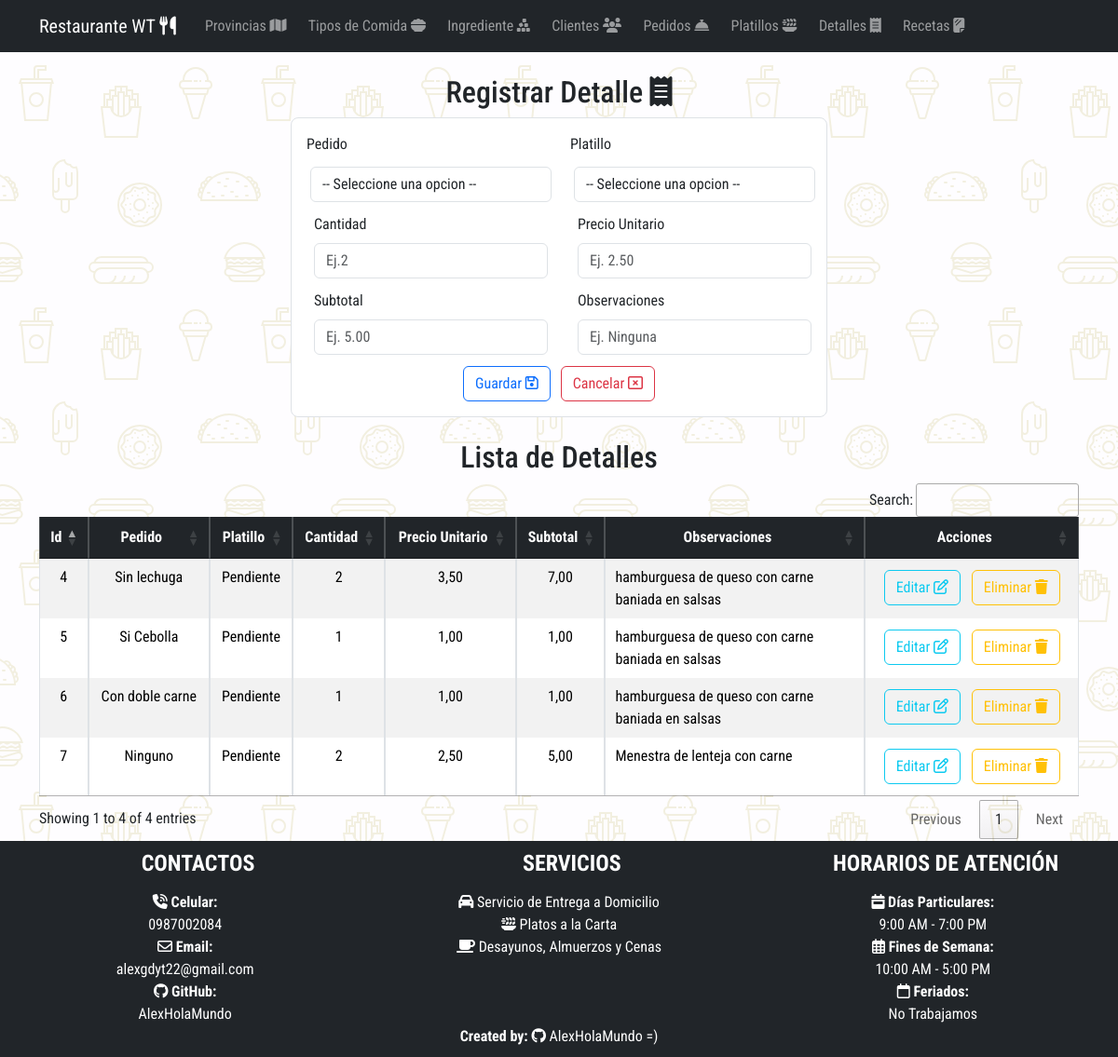
Page /listaDetalle/ on the earlier database version.
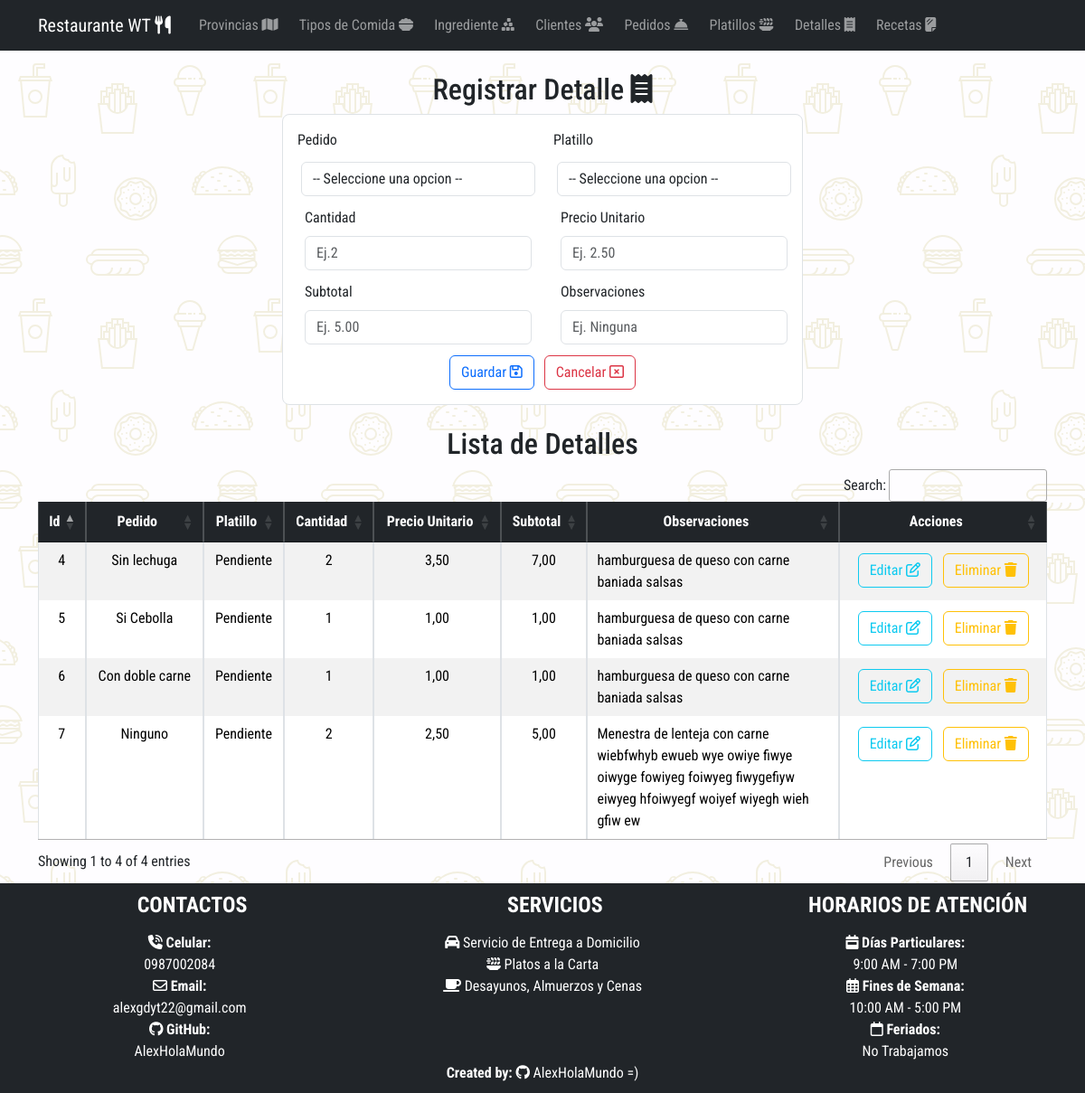
Same page on the later database version.
### Aplicaciones/RestauranteWT/models.py (models this page shows, shortened)
class Detalle(models.Model):
    idDetalle_wt = models.AutoField(primary_key=True)
    cantidad_wt = models.IntegerField()
    precio_unitario_wt = models.DecimalField(max_digits=8, decimal_places=2)
    subtotal_wt = models.DecimalField(max_digits=8, decimal_places=2)
    observaciones_wt = models.CharField(max_length=50)
    pedido_wt = models.ForeignKey(Pedido, null=True, blank=True, on_delete=models.CASCADE)
    platillo_wt = models.ForeignKey(Platillo, null=True, blank=True, on_delete=models.CASCADE)

class Platillo (models.Model):
    idPlatillo_wt = models.AutoField(primary_key=True)
    nombre_wt = models.CharField(max_length=200)
    descripcion_wt = models.CharField(max_length=110)
    aderezos_wt = models.CharField(max_length=50)
    imagen_wt = models.FileField(upload_to='platillos', null=True, blank=True)
    tipo_wt = models.ForeignKey(Tipo , null=True, blank=True, on_delete=models.CASCADE)

class Pedido(models.Model):
    idPedido_wt = models.AutoField(primary_key=True)
    fechaPedido_wt = models.DateField()
    total_wt = models.DecimalField(max_digits=8, decimal_places=2)
    estado_wt = models.CharField(max_length=20)
    metodo_pago_wt = models.CharField(max_length=30)
    cliente_wt = models.ForeignKey(Cliente, null=True, blank=True, on_delete=models.CASCADE)

### Aplicaciones/RestauranteWT/views.py (the view)
# urls.py: path('listaDetalle/', views.listaDetalle),
def listaDetalle(request):
    detalleBdd=Detalle.objects.all()
    pedidoBdd=Pedido.objects.all()
    platilloBdd=Platillo.objects.all()
    return render(request, 'listaDetalle.html', {'detalles':detalleBdd, 'pedidos':pedidoBdd, 'platillos':platilloBdd})

### Aplicaciones/RestauranteWT/templates/listaDetalle.html (shortened to what the changed rows need)
{% extends "plantilla.html" %} {% block contenido %} {%load static %}
<div class="container w-50 mt-4 mb-4">
  <h2 class="text-center">
    Registrar Detalle <i class="fa-solid fa-receipt"></i>
  </h2>
</div>
<center class="mt-4 mb-4">
  <div class="container table-responsive">
    <h2 class="text-center">Lista de Detalles</h2>
    <table
      class="table table-striped table-bordered table-hover"
      id="tbDetalle"
    >
      <thead>
        <tr class="table-dark">
          <th class="text-center" scope="col">Id</th>
          <th class="text-center" scope="col">Pedido</th>
          <th class="text-center" scope="col">Platillo</th>
          <th class="text-center" scope="col">Cantidad</th>
          <th class="text-center" scope="col">Precio Unitario</th>
          <th class="text-center" scope="col">Subtotal</th>
          <th class="text-center w-25" scope="col">Observaciones</th>
          <th class="text-center" scope="col">Acciones</th>
        </tr>
      </thead>
      <tbody>
        {% for detalle in detalles %}
        <tr>
          <td class="text-center">{{detalle.idDetalle_wt}}</td>
          <td class="text-center">{{detalle.observaciones_wt}}</td>
          <td class="text-center">{{detalle.pedido_wt.estado_wt}}</td>
          <td class="text-center">{{detalle.cantidad_wt}}</td>
          <td class="text-center">{{detalle.precio_unitario_wt}}</td>
          <td class="text-center">{{detalle.subtotal_wt}}</td>
          <td class="text-justify w-25">
            {{detalle.platillo_wt.descripcion_wt}}
          </td>
          <td class="text-center">
            <a
              href="/editarDetalle/{{detalle.idDetalle_wt}}"
              class="btn btn-outline-info m-1"
              >Editar <i class="fa-regular fa-pen-to-square"></i
            ></a>
            <a
              href="javascript:void(0);"
              type="button"
              class="btn btn-outline-warning m-1"
              onclick="eliminarDetalle('/eliminarDetalle/{{detalle.idDetalle_wt}}')"
              >Eliminar <i class="fa-solid fa-trash"></i
            ></a>
          </td>
        </tr>
        {% endfor %}
      </tbody>
    </table>
  </div>
</center>
{% endblock contenido %}

Differences in the rows shown:
changed through a linked row, Detalle "Sin lechuga": platillo_wt.descripcion_wt "hamburguesa de queso con carne baniada en salsas" → "hamburguesa de queso con carne baniada salsas"
changed through a linked row, Detalle "Si Cebolla": platillo_wt.descripcion_wt "hamburguesa de queso con carne baniada en salsas" → "hamburguesa de queso con carne baniada salsas"
changed through a linked row, Detalle "Con doble carne": platillo_wt.descripcion_wt "hamburguesa de queso con carne baniada en salsas" → "hamburguesa de queso con carne baniada salsas"
changed through a linked row, Detalle "Ninguno": platillo_wt.descripcion_wt "Menestra de lenteja con carne" → "Menestra de lenteja con carne wiebfwhyb ewueb wye owiye fiwye oiwyge fowiyeg foiwyeg fiwygefiyw eiwyeg hfoiwyegf woiyef wiyegh wieh gfiw ew"
